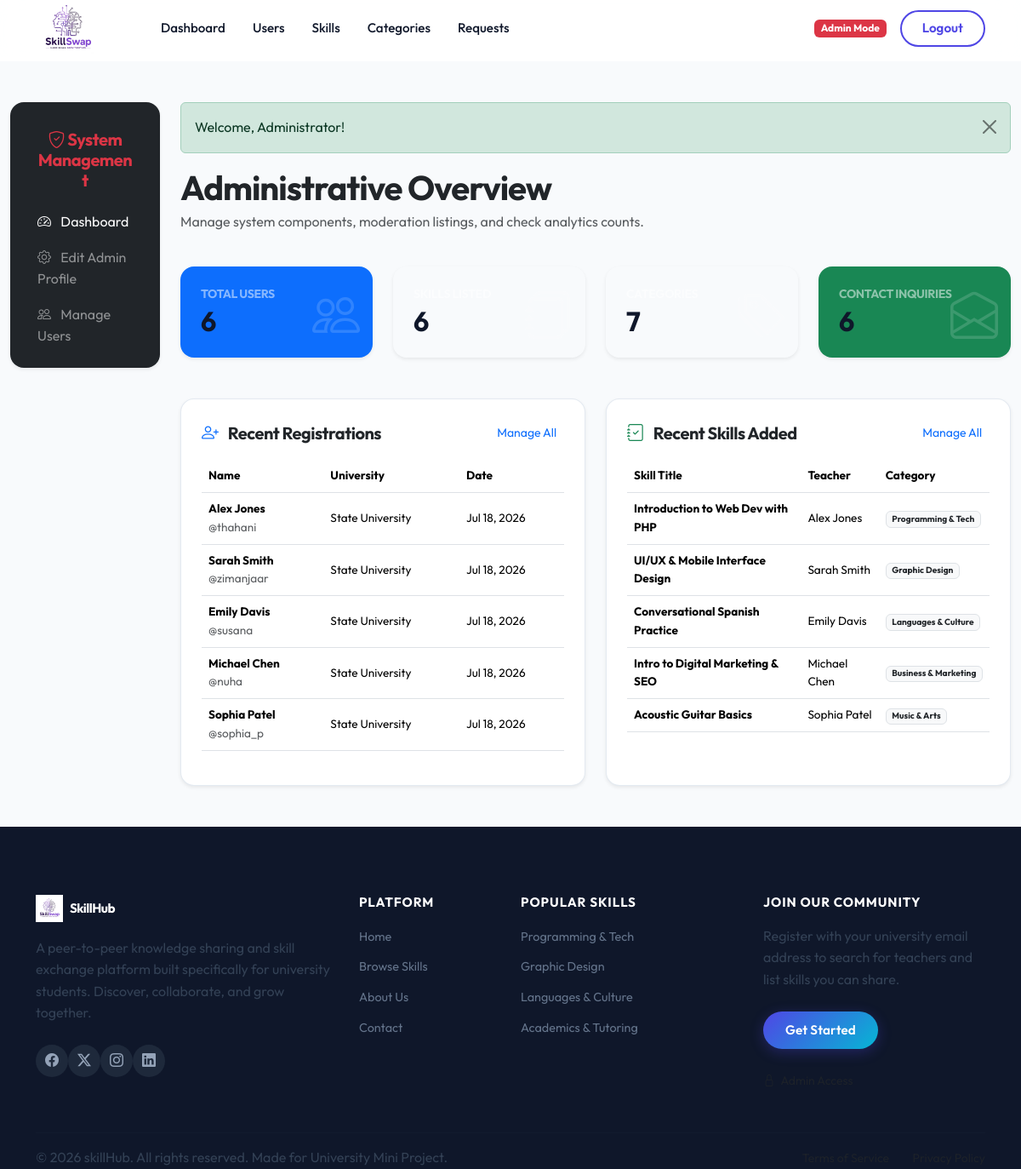
Page /admin/dashboard.php (signed in) on the committed database.
### tables this page shows
CREATE TABLE IF NOT EXISTS `users` (
  `id` INT AUTO_INCREMENT PRIMARY KEY,
  `username` VARCHAR(50) NOT NULL UNIQUE,
  `email` VARCHAR(100) NOT NULL UNIQUE,
  `password` VARCHAR(255) NOT NULL,
  `name` VARCHAR(100) NOT NULL,
  `university` VARCHAR(150) DEFAULT NULL,
  `department` VARCHAR(150) DEFAULT NULL,
  `bio` TEXT DEFAULT NULL,
  `skills_teach` TEXT DEFAULT NULL,
  `skills_learn` TEXT DEFAULT NULL,
  `profile_photo` VARCHAR(255) DEFAULT 'default-profile.png',
  `created_at` TIMESTAMP DEFAULT CURRENT_TIMESTAMP
);

CREATE TABLE IF NOT EXISTS `skills` (
  `id` INT AUTO_INCREMENT PRIMARY KEY,
  `user_id` INT NOT NULL,
  `title` VARCHAR(100) NOT NULL,
  `description` TEXT NOT NULL,
  `category_id` INT NOT NULL,
  `level` ENUM('Beginner', 'Intermediate', 'Advanced') NOT NULL,
  `availability` VARCHAR(100) NOT NULL,
  `created_at` TIMESTAMP DEFAULT CURRENT_TIMESTAMP,
  FOREIGN KEY (`user_id`) REFERENCES `users`(`id`) ON DELETE CASCADE,
  FOREIGN KEY (`category_id`) REFERENCES `categories`(`id`) ON DELETE CASCADE
);

CREATE TABLE IF NOT EXISTS `categories` (
  `id` INT AUTO_INCREMENT PRIMARY KEY,
  `name` VARCHAR(50) NOT NULL UNIQUE,
  `icon` VARCHAR(50) DEFAULT 'bi-code-slash'
);

### admin/dashboard.php (the view, shortened to what this page needs)
<?php
require_once '../includes/db.php';
require_once '../includes/auth.php';
$count_users = 0;
$count_skills = 0;
$count_categories = 0;
$count_requests = 0;
try {
    $count_users = $pdo->query("SELECT COUNT(*) FROM users")->fetchColumn();
    $count_skills = $pdo->query("SELECT COUNT(*) FROM skills")->fetchColumn();
    $count_categories = $pdo->query("SELECT COUNT(*) FROM categories")->fetchColumn();
    $count_requests = $pdo->query("SELECT COUNT(*) FROM contact_requests")->fetchColumn();
} catch (PDOException $e) {
}
$recent_users = [];
try {
    $recent_users = $pdo->query("SELECT * FROM users ORDER BY created_at DESC LIMIT 5")->fetchAll();
} catch (PDOException $e) {
}
$recent_skills = [];
try {
    $recent_skills = $pdo->query("SELECT s.*, u.name as teacher_name, c.name as category_name
                                  FROM skills s
                                  JOIN users u ON s.user_id = u.id
                                  JOIN categories c ON s.category_id = c.id
                                  ORDER BY s.created_at DESC LIMIT 5")->fetchAll();
} catch (PDOException $e) {
}
require_once '../includes/header.php';
require_once '../includes/navbar.php';
?>
<div class="container-fluid my-5">
    <div class="row">
        <div class="col-lg-2 mb-4">
            <div class="card card-premium p-3 bg-dark text-white border-0 shadow-sm">
                <div class="card-header bg-transparent border-0 text-center py-3">
                    <h5 class="fw-bold mb-0 text-danger"><i class="bi bi-shield-check"></i> System Management</h5>
                </div>
                <div class="list-group list-group-flush bg-transparent">
                    <a href="dashboard.php" class="list-group-item list-group-item-action bg-transparent text-white border-0 py-2 active"><i class="bi bi-speedometer2 me-2"></i> Dashboard</a>
<a href="edit_admin.php" class="list-group-item list-group-item-action bg-transparent text-white-50 border-0 py-2"><i class="bi bi-gear me-2"></i> Edit Admin Profile</a>
<a href="users.php" class="list-group-item list-group-item-action bg-transparent text-white-50 border-0 py-2"><i class="bi bi-people me-2"></i> Manage Users</a>
                </div>
            </div>
        </div>
        <div class="col-lg-10">
            <div class="row mb-4 align-items-center">
                <div class="col-md-8">
                    <h1 class="fw-bold text-dark mb-1">Administrative Overview</h1>
                    <p class="text-muted">Manage system components, moderation listings, and check analytics counts.</p>
                </div>
            </div>
            <div class="row g-4 mb-5">
                <div class="col-md-3">
                    <div class="card card-premium p-4 bg-primary text-white border-0 shadow-sm position-relative overflow-hidden">
                        <h6 class="text-white-50 small fw-bold text-uppercase mb-1">Total Users</h6>
                        <h2 class="fw-extrabold mb-0"><?php echo $count_users; ?></h2>
                        <i class="bi bi-people position-absolute text-white" style="font-size: 3.5rem; opacity: 0.15; right: 15px; bottom: 5px;"></i>
                    </div>
                </div>
                <div class="col-md-3">
                    <div class="card card-premium p-4 bg-purple text-white border-0 shadow-sm position-relative overflow-hidden" style="background-color: var(--secondary-color) !important;">
                        <h6 class="text-white-50 small fw-bold text-uppercase mb-1">Skills Listed</h6>
                        <h2 class="fw-extrabold mb-0"><?php echo $count_skills; ?></h2>
                        <i class="bi bi-journals position-absolute text-white" style="font-size: 3.5rem; opacity: 0.15; right: 15px; bottom: 5px;"></i>
                    </div>
                </div>
                <div class="col-md-3">
                    <div class="card card-premium p-4 bg-info text-white border-0 shadow-sm position-relative overflow-hidden" style="background-color: var(--accent-color) !important;">
                        <h6 class="text-white-50 small fw-bold text-uppercase mb-1">Categories</h6>
                        <h2 class="fw-extrabold mb-0"><?php echo $count_categories; ?></h2>
                        <i class="bi bi-tags position-absolute text-white" style="font-size: 3.5rem; opacity: 0.15; right: 15px; bottom: 5px;"></i>
                    </div>
                </div>
                <div class="col-md-3">
                    <div class="card card-premium p-4 bg-success text-white border-0 shadow-sm position-relative overflow-hidden">
                        <h6 class="text-white-50 small fw-bold text-uppercase mb-1">Contact Inquiries</h6>
                        <h2 class="fw-extrabold mb-0"><?php echo $count_requests; ?></h2>
                        <i class="bi bi-envelope-open position-absolute text-white" style="font-size: 3.5rem; opacity: 0.15; right: 15px; bottom: 5px;"></i>
                    </div>
                </div>
            </div>
            <div class="row g-4">
                <div class="col-md-6">
                    <div class="card card-premium p-4 bg-white shadow-sm h-100">
                        <div class="d-flex justify-content-between align-items-center mb-3">
                            <h5 class="fw-bold text-dark mb-0"><i class="bi bi-person-plus text-primary me-2"></i> Recent Registrations</h5>
                            <a href="users.php" class="btn btn-sm btn-link text-decoration-none">Manage All</a>
                        </div>
                        <?php if (empty($recent_users)): ?>
                            <p class="text-muted small my-3">No student records exist in the database.</p>
                        <?php else: ?>
                            <div class="table-responsive">
                                <table class="table table-hover align-middle" style="font-size: 0.85rem;">
                                    <thead>
                                        <tr>
                                            <th>Name</th>
                                            <th>University</th>
                                            <th>Date</th>
                                        </tr>
                                    </thead>
                                    <tbody>
                                        <?php foreach ($recent_users as $u): ?>
                                            <tr>
                                                <td>
                                                    <div class="fw-bold"><?php echo htmlspecialchars($u['name']); ?></div>
                                                    <span class="text-muted">@<?php echo htmlspecialchars($u['username']); ?></span>
                                                </td>
                                                <td><?php echo htmlspecialchars($u['university']); ?></td>
                                                <td><?php echo date("M d, Y", strtotime($u['created_at'])); ?></td>
                                            </tr>
                                        <?php endforeach; ?>
                                    </tbody>
                                </table>
                            </div>
                        <?php endif; ?>
                    </div>
                </div>
                <div class="col-md-6">
                    <div class="card card-premium p-4 bg-white shadow-sm h-100">
                        <div class="d-flex justify-content-between align-items-center mb-3">
                            <h5 class="fw-bold text-dark mb-0"><i class="bi bi-journal-check text-success me-2"></i> Recent Skills Added</h5>
                            <a href="skills.php" class="btn btn-sm btn-link text-decoration-none">Manage All</a>
                        </div>
                        <?php if (empty($recent_skills)): ?>
                            <p class="text-muted small my-3">No skills are listed yet in the database.</p>
                        <?php else: ?>
                            <div class="table-responsive">
                                <table class="table table-hover align-middle" style="font-size: 0.85rem;">
                                    <thead>
                                        <tr>
                                            <th>Skill Title</th>
                                            <th>Teacher</th>
                                            <th>Category</th>
                                        </tr>
                                    </thead>
                                    <tbody>
                                        <?php foreach ($recent_skills as $s): ?>
                                            <tr>
                                                <td class="fw-bold"><?php echo htmlspecialchars($s['title']); ?></td>
                                                <td><?php echo htmlspecialchars($s['teacher_name']); ?></td>
                                                <td><span class="badge bg-light text-dark border"><?php echo htmlspecialchars($s['category_name']); ?></span></td>
                                            </tr>
                                        <?php endforeach; ?>
                                    </tbody>
                                </table>
                            </div>
                        <?php endif; ?>
                    </div>
                </div>
            </div>
        </div>
    </div>
</div>
<?php require_once '../includes/footer.php'; ?>

### assets/css/style.css (style rules this page uses)
:root { --primary: #4f46e5; --primary-dark: #3730a3; --primary-glow: rgba(79, 70, 229, 0.18); --secondary: #6271a4; --accent: #06b6d4; --success: #22c55e; --warning: #f59e0b; --text-dark: #0f172a; --text-body: #334155; --text-muted: #64748b; --text-light: #94a3b8; --bg-light: #f8fafc; --bg-white: #ffffff; --border-color: rgba(226, 232, 240, 0.9); --glass-bg: rgba(255, 255, 255, 0.88); --glass-border: rgba(255, 255, 255, 0.45); --gradient-primary: linear-gradient(135deg, #4f46e5 0%, #06b6d4 100%); --gradient-secondary: linear-gradient(135deg, #0284c7 0%, #4f46e5 100%); --gradient-soft: linear-gradient(135deg, rgba(79, 70, 229, 0.05) 0%, rgba(6, 182, 212, 0.05) 100%); --gradient-hero: linear-gradient(145deg, #eef2ff 0%, #f0fdff 50%, #e0f2fe 100%); --gradient-cta: linear-gradient(135deg, #1e3a8a 0%, #4f46e5 50%, #0284c7 100%); --shadow-xs: 0 1px 3px rgba(0, 0, 0, 0.05); --shadow-sm: 0 4px 12px rgba(79, 70, 229, 0.08); --shadow-md: 0 10px 28px rgba(79, 70, 229, 0.14); --shadow-lg: 0 20px 48px rgba(79, 70, 229, 0.18); --radius-sm: 10px; --radius-md: 16px; --radius-lg: 24px; --radius-xl: 32px; --navbar-h: 72px; --transition: 0.3s cubic-bezier(0.16, 1, 0.3, 1); }
*, *::before, *::after { box-sizing: border-box; margin: 0; padding: 0; }
html { scroll-behavior: smooth; }
body { font-family: 'Outfit', sans-serif; background-color: var(--bg-light); color: var(--text-body); min-height: 100vh; display: flex; flex-direction: column; overflow-x: hidden; line-height: 1.6; padding-top: var(--navbar-h); }
h1, h2, h3, h4, h5, h6 { font-weight: 700; letter-spacing: -0.025em; color: var(--text-dark); line-height: 1.2; }
p { color: var(--text-body); }
a { text-decoration: none; }
.card-premium { background: white; border: 1px solid var(--border-color); border-radius: var(--radius-md); box-shadow: var(--shadow-xs); transition: all var(--transition); overflow: hidden; }

### rows in the picture
users: name "Alex Jones", username "thahani", university "State University", created_at "Jul 18, 2026"
users: name "Sarah Smith", username "zimanjaar", university "State University", created_at "Jul 18, 2026"
users: name "Emily Davis", username "susana", university "State University", created_at "Jul 18, 2026"
users: name "Michael Chen", username "nuha", university "State University", created_at "Jul 18, 2026"
users: name "Sophia Patel", username "sophia_p", university "State University", created_at "Jul 18, 2026"
skills: title "Introduction to Web Dev with PHP", user.name "Alex Jones", category.name "Programming & Tech"
skills: title "UI/UX & Mobile Interface Design", user.name "Sarah Smith", category.name "Graphic Design"
skills: title "Conversational Spanish Practice", user.name "Emily Davis", category.name "Languages & Culture"
skills: title "Intro to Digital Marketing & SEO", user.name "Michael Chen", category.name "Business & Marketing"
skills: title "Acoustic Guitar Basics", user.name "Sophia Patel", category.name "Music & Arts"

### other values in the picture
$msg['text'] "Welcome, Administrator!"
$count_users "6"
$count_skills "6"
$count_categories "7"
$count_requests "6"
